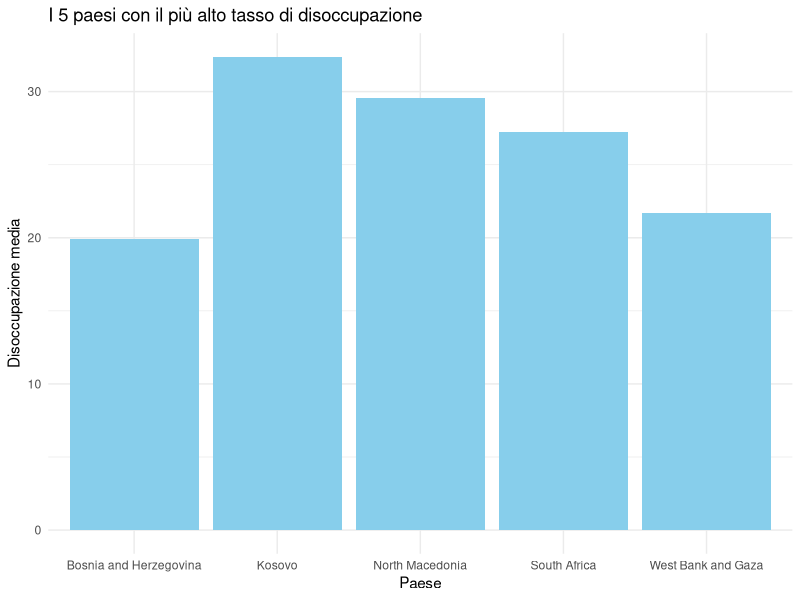
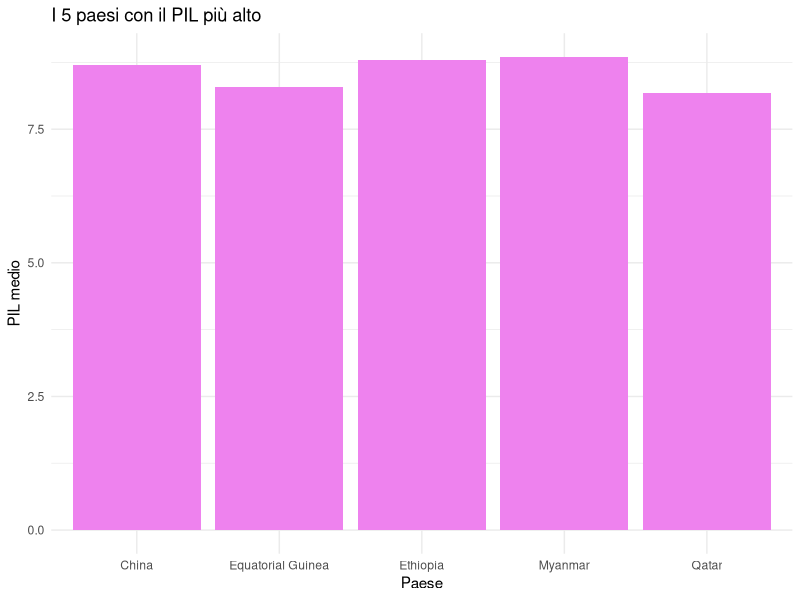
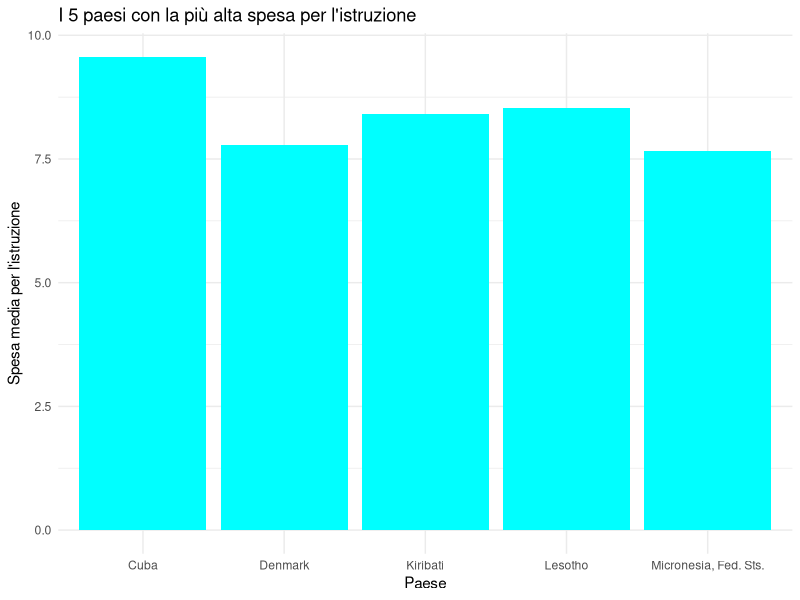
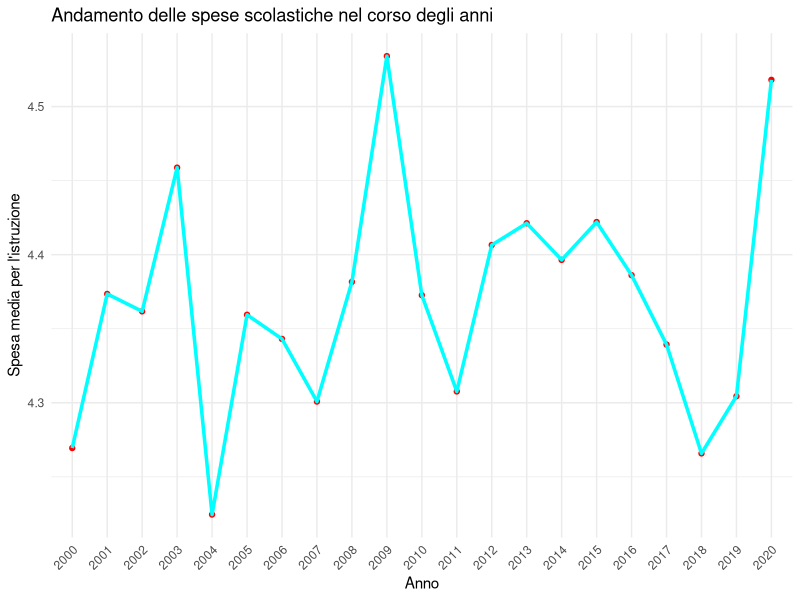
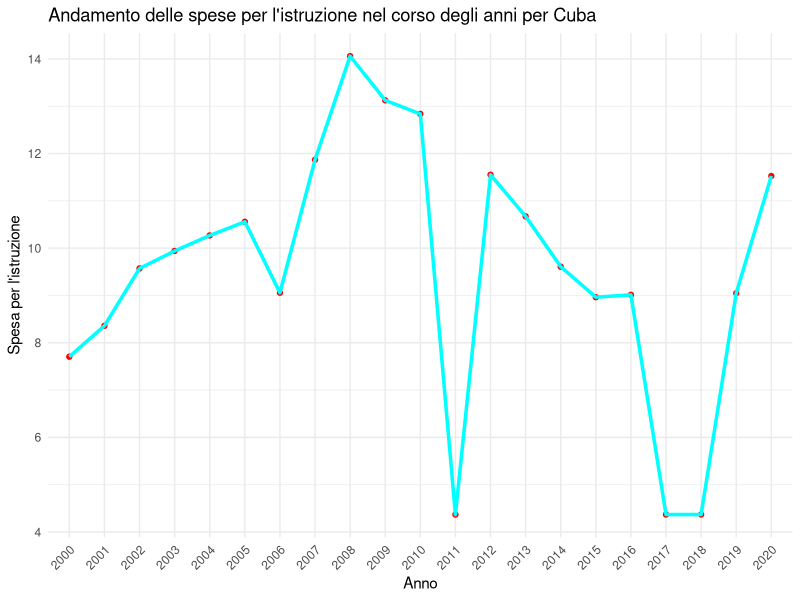
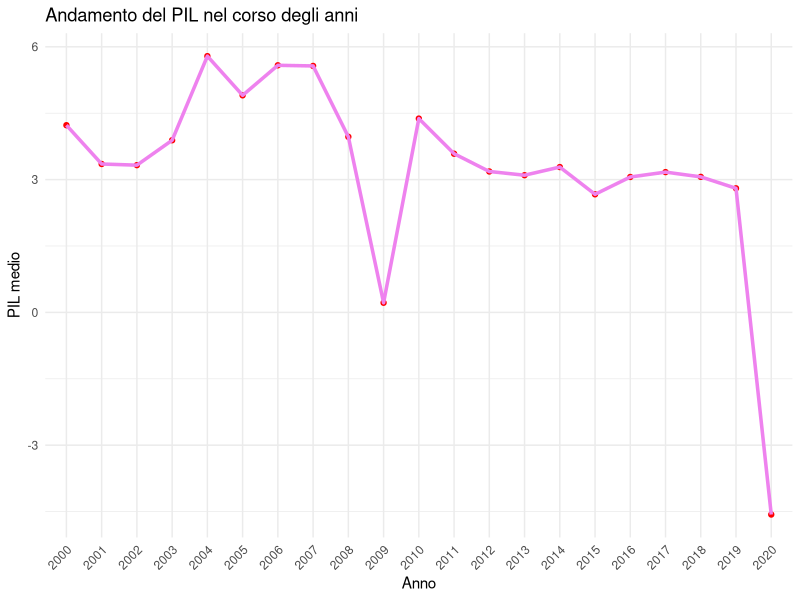
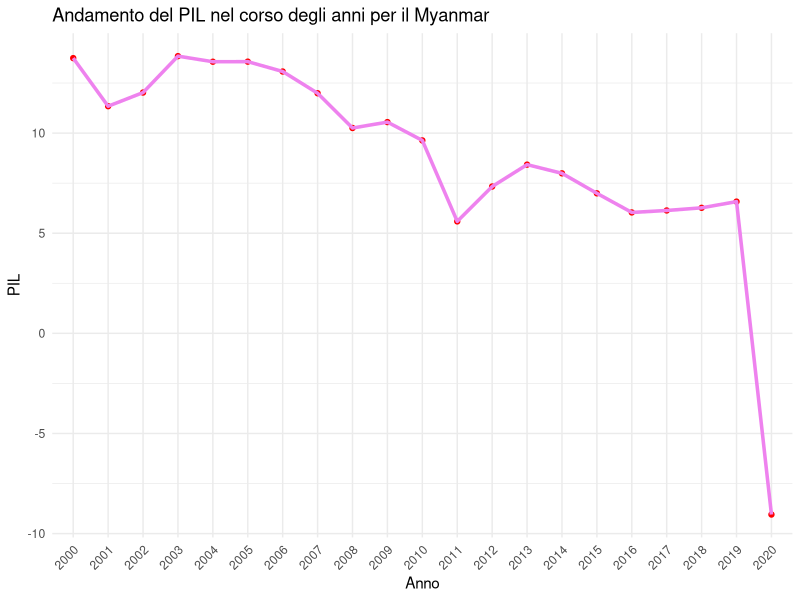
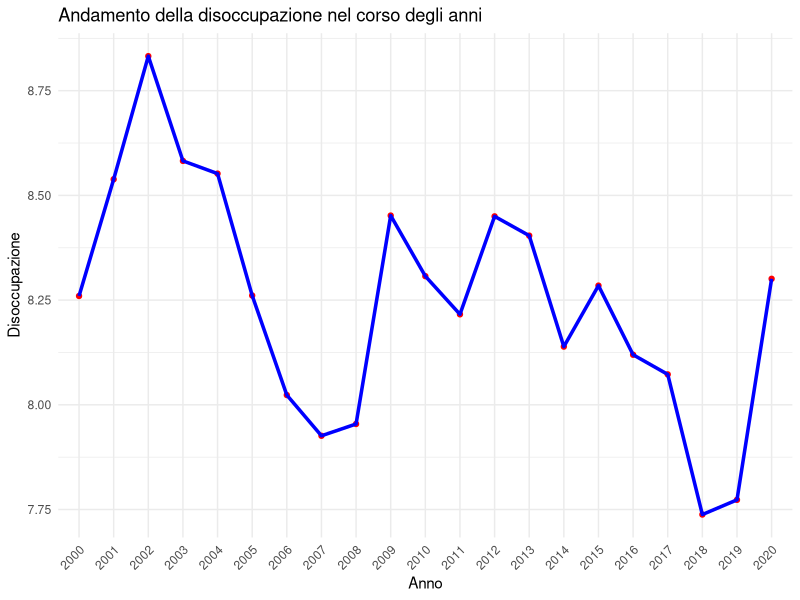

The R source for these figures, in order:
## ---- chunk 1
knitr::opts_chunk$set(echo = FALSE)
## ---- chunk 2
library(dplyr)
library(knitr)
library(kableExtra)
library(ggplot2)
gdp <- read.csv("economic_growth.csv", skip = 4)
unemp <- read.csv("Unemployment.csv")
exp <- read.csv("govt_edu_expenditure.csv", skip = 4)

# Conversione da formato largo a lungo
long_data_gdp <- gdp[,c(1,5:68)] %>%
  tidyr::pivot_longer(cols = starts_with("X"),  # Selezionare le colonne che iniziano con "X".
               names_to = "Year",        # Nome della nuova colonna chiave
               names_prefix = "X",       # Rimuovere il prefisso "X" dai nomi delle colonne
               values_to = "Value")      # Nome della nuova colonna di valori

# Conversione da formato largo a lungo
long_data_unemp <- unemp[,c(1,3:23)] %>%
  tidyr::pivot_longer(cols = starts_with("X"),  # Selezionare le colonne che iniziano con "X".
               names_to = "Year",        # Nome della nuova colonna chiave
               names_prefix = "X",       # Rimuovere il prefisso "X" dai nomi delle colonne
               values_to = "Value")      # Nome della nuova colonna di valori

# Conversione da formato largo a lungo
long_data_exp <- exp[,c(1,5:68)] %>%
  tidyr::pivot_longer(cols = starts_with("X"),  # Selezionare le colonne che iniziano con "X".
               names_to = "Year",        # Nome della nuova colonna chiave
               names_prefix = "X",       # Rimuovere il prefisso "X" dai nomi delle colonne
               values_to = "Value")      # Nome della nuova colonna di valori

# Rinominare le colonne
names(long_data_exp)[3] <- "Educational_Expense"
names(long_data_gdp)[3] <- "GDP"
names(long_data_unemp)[3] <- "Unemployment"

# Unire i dati
master <- long_data_gdp %>%
  inner_join(long_data_unemp, by = c("Country.Name", "Year"))

master <- master %>%
  inner_join(long_data_exp, by = c("Country.Name", "Year"))

# valori mancanti
master$GDP[is.na(master$GDP)] <- mean(master$GDP, na.rm = T)
master$Unemployment[is.na(master$Unemployment)] <- mean(master$Unemployment,
                                                        na.rm = T)
master$Educational_Expense[is.na(master$Educational_Expense)] <- mean(master$Educational_Expense, na.rm = T)

head(master)
## ---- chunk 3
res <- master %>%
  group_by(Country.Name) %>%
  summarise(Avg_Unemployment = mean(Unemployment)) %>%
  arrange(-Avg_Unemployment) %>%
  head(5)

ggplot(res, aes(x = Country.Name, y = Avg_Unemployment)) +
  geom_bar(stat = "identity", fill = "sky blue") +
  theme_minimal() +
  labs(title = "I 5 paesi con il più alto tasso di disoccupazione",
       x = "Paese", y = "Disoccupazione media")
## ---- chunk 4
res <- master %>%
  group_by(Country.Name) %>%
  summarise(Avg_GDP = mean(GDP)) %>%
  arrange(-Avg_GDP) %>%
  head(5)

ggplot(res, aes(x = Country.Name, y = Avg_GDP)) +
  geom_bar(stat = "identity", fill = "violet") +
  theme_minimal() +
  labs(title = "I 5 paesi con il PIL più alto",
       x = "Paese", y = "PIL medio")
## ---- chunk 5
res <- master %>%
  group_by(Country.Name) %>%
  summarise(Avg_Educational_Expense = mean(Educational_Expense)) %>%
  arrange(-Avg_Educational_Expense) %>%
  head(5)

ggplot(res, aes(x = Country.Name, y = Avg_Educational_Expense)) +
  geom_bar(stat = "identity", fill = "cyan") +
  theme_minimal() +
  labs(title = "I 5 paesi con la più alta spesa per l'istruzione",
       x = "Paese", y = "Spesa media per l'istruzione")
## ---- chunk 6
res <- master %>%
  group_by(Year) %>%
  summarise(Avg_Educational_Expense = mean(Educational_Expense))

ggplot(res, aes(x = Year, y = Avg_Educational_Expense, group = 1)) +
  geom_point(col = "red") +
  geom_line(lwd = 1.2, col = "cyan") +
  theme_minimal() +
  labs(title = "Andamento delle spese scolastiche nel corso degli anni",
       x = "Anno", y = "Spesa media per l'istruzione") +
  theme(axis.text.x = element_text(angle = 45, hjust = 1))
## ---- chunk 7
res <- master %>%
  filter(Country.Name == "Cuba") %>%
  group_by(Year) %>%
  summarise(Avg_Educational_Expense = mean(Educational_Expense))

ggplot(res, aes(x = Year, y = Avg_Educational_Expense, group = 1)) +
  geom_point(col = "red") +
  geom_line(lwd = 1.2, col = "cyan") +
  theme_minimal() +
  labs(title = "Andamento delle spese per l'istruzione nel corso degli anni per Cuba",
       x = "Anno", y = "Spesa per l'istruzione") +
  theme(axis.text.x = element_text(angle = 45, hjust = 1))
## ---- chunk 8
res <- master %>%
  group_by(Year) %>%
  summarise(Avg_GDP = mean(GDP))

ggplot(res, aes(x = Year, y = Avg_GDP, group = 1)) +
  geom_point(col = "red") +
  geom_line(lwd = 1.2, col = "violet") +
  theme_minimal() +
  labs(title = "Andamento del PIL nel corso degli anni",
       x = "Anno", y = "PIL medio") +
  theme(axis.text.x = element_text(angle = 45, hjust = 1))
## ---- chunk 9
res <- master %>%
  filter(Country.Name == "Myanmar") %>%
  group_by(Year) %>%
  summarise(Avg_GDP = mean(GDP))

ggplot(res, aes(x = Year, y = Avg_GDP, group = 1)) +
  geom_point(col = "red") +
  geom_line(lwd = 1.2, col = "violet") +
  theme_minimal() +
  labs(title = "Andamento del PIL nel corso degli anni per il Myanmar",
       x = "Anno", y = "PIL") +
  theme(axis.text.x = element_text(angle = 45, hjust = 1))
## ---- chunk 10
res <- master %>%
  group_by(Year) %>%
  summarise(Avg_Unemp = mean(Unemployment))

ggplot(res, aes(x = Year, y = Avg_Unemp, group = 1)) +
  geom_point(col = "red") +
  geom_line(lwd = 1.2, col = "blue") +
  theme_minimal() +
  labs(title = "Andamento della disoccupazione nel corso degli anni",
       x = "Anno", y = "Disoccupazione") +
  theme(axis.text.x = element_text(angle = 45, hjust = 1))
## ---- chunk 11
res <- master %>%
  filter(Country.Name == "Kosovo") %>%
  group_by(Year) %>%
  summarise(Avg_Unemp = mean(Unemployment))

ggplot(res, aes(x = Year, y = Avg_Unemp, group = 1)) +
  geom_point(col = "red") +
  geom_line(lwd = 1.2, col = "blue") +
  theme_minimal() +
  labs(title = "Andamento della disoccupazione nel corso degli anni per il Kosovo",
       x = "Anno", y = "Disoccupazione") +
  theme(axis.text.x = element_text(angle = 45, hjust = 1))
## ---- chunk 12
corrplot::corrplot(cor(master[,c(3:5)]))
## ---- chunk 13
summary_data <- master %>%
  group_by(Year) %>%
  summarise(GDP = mean(GDP)) %>%
  arrange(-GDP) %>%
  head()

# Creare una tabella formattata
summary_data %>%
  kable("html", 
        col.names = c("Anno", "PIL medio"), 
        align = "c") %>%
  kable_styling(bootstrap_options = c("striped", "hover", 
                                      "condensed", "responsive"),
                full_width = F,
                position = "center") %>%
  column_spec(2, bold = TRUE)

## ---- chunk 14
summary_data <- master %>%
  group_by(Year) %>%
  summarise(Unemployment = mean(Unemployment)) %>%
  arrange(-Unemployment) %>%
  head()

# Creare una tabella formattata
summary_data %>%
  kable("html", 
        col.names = c("Anno", "Disoccupazione media"), 
        align = "c") %>%
  kable_styling(bootstrap_options = c("striped", "hover", 
                                      "condensed", "responsive"),
                full_width = F,
                position = "center") %>%
  column_spec(2, bold = TRUE)
## ---- chunk 15
summary_data <- master %>%
  group_by(Year) %>%
  summarise(Educational_Expense = mean(Educational_Expense)) %>%
  arrange(-Educational_Expense) %>%
  head() 

# Creare una tabella formattata
summary_data %>%
  kable("html", 
        col.names = c("Anno", "Spesa media per l'istruzione"), 
        align = "c") %>%
  kable_styling(bootstrap_options = c("striped", "hover", 
                                      "condensed", "responsive"),
                full_width = F,
                position = "center") %>%
  column_spec(2, bold = TRUE)
